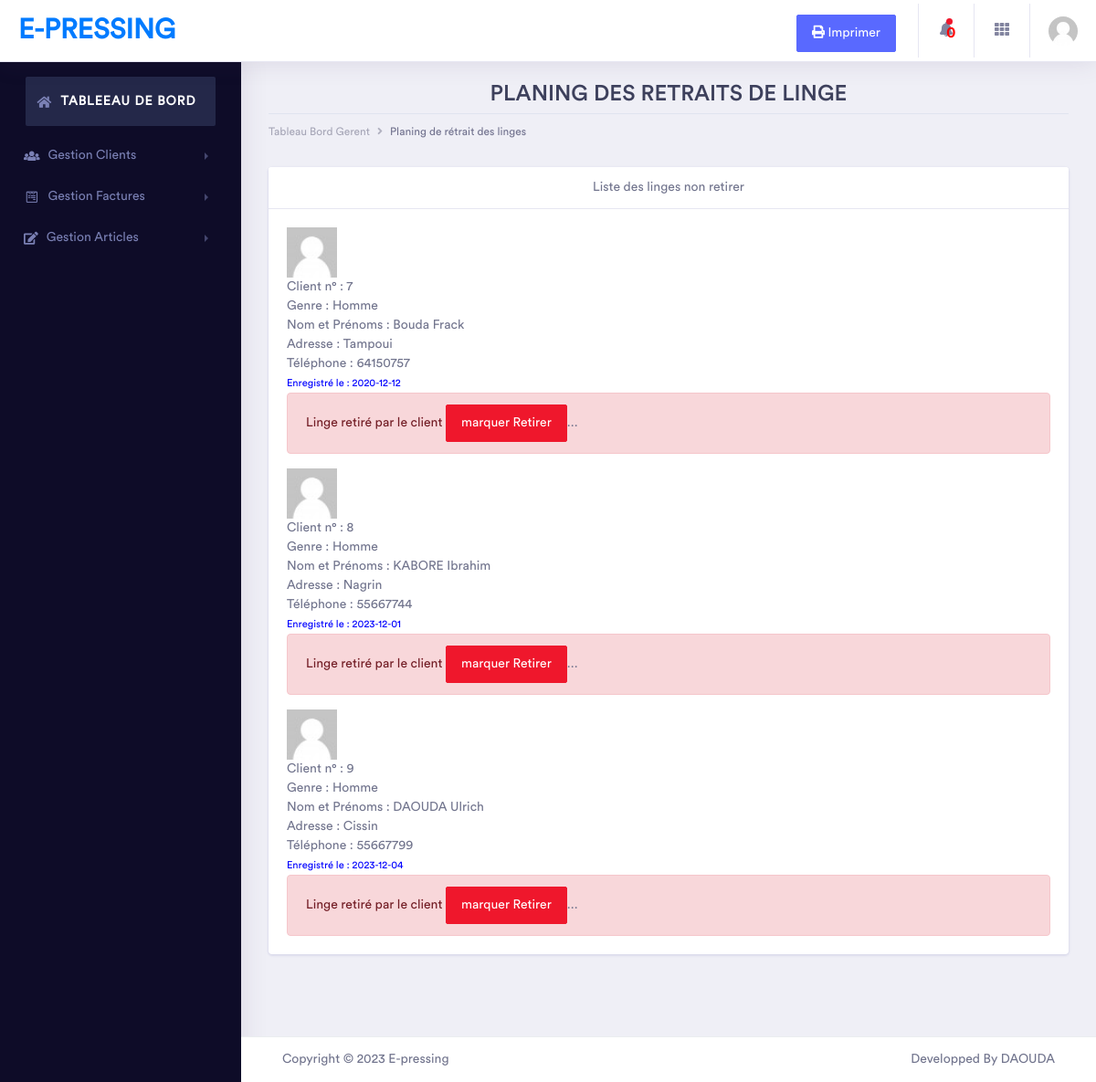
/planing_retrait.php (signed in), run on the app's committed database.
### tables this page shows
CREATE TABLE `client` (
  `num_client` int(11) NOT NULL,
  `nom_prenom` varchar(255) DEFAULT NULL,
  `adresse` varchar(255) DEFAULT NULL,
  `telephone` int(11) DEFAULT NULL,
  `email` varchar(255) DEFAULT NULL,
  `genre` varchar(255) DEFAULT NULL,
  `date` date DEFAULT NULL,
  `lu` tinyint(4) NOT NULL
);

### planing_retrait.php (the view, shortened to what this page needs)
<!doctype html>
<html lang="en">
<head>
    <link rel="stylesheet" href="assets/vendor/bootstrap/css/bootstrap.min.css">
    <link href="assets/vendor/fonts/circular-std/style.css" rel="stylesheet">
    <link rel="stylesheet" href="assets/libs/css/style.css">
    <link rel="stylesheet" href="assets/libs/css/style1.css">
    <link rel="stylesheet" href="assets/vendor/fonts/fontawesome/css/fontawesome-all.css">
    <link rel="stylesheet" href="assets/vendor/charts/chartist-bundle/chartist.css">
    <link rel="stylesheet" href="assets/vendor/charts/morris-bundle/morris.css">
    <link rel="stylesheet" href="assets/vendor/fonts/material-design-iconic-font/css/materialdesignicons.min.css">
    <link rel="stylesheet" href="assets/vendor/charts/c3charts/c3.css">
    <link rel="stylesheet" href="assets/vendor/fonts/flag-icon-css/flag-icon.min.css">
</head>
<body>
    <div class="dashboard-main-wrapper">
        <?php include('header_menu.php') ?>
        <div class="dashboard-wrapper">
            <div class="dashboard-ecommerce">
                <div class="container-fluid dashboard-content ">
                    <div class="row">
                        <div class="col-xl-12 col-lg-12 col-md-12 col-sm-12 col-12">
                            <div class="page-header" align="center">
                                <div class="page-breadcrumb">
                                <h5 class="pageheader-title">PLANING DES RETRAITS DE LINGE</h5>
                                    <nav aria-label="breadcrumb">
                                        <ol class="breadcrumb">
                                            <li class="breadcrumb-item"><a href="gerant.php" class="breadcrumb-link">Tableau Bord Gerent</a></li>
                                            <li class="breadcrumb-item active" aria-current="page">Planing de rétrait des linges</li>
                                        </ol>
                                    </nav>
                                </div>
                            </div>
                        </div>
                    </div>
                    <div class="row">
                    <div class="col-xl-12 col-lg-12 col-md-12 col-sm-12 col-12">
                    <div id="div1">
                        <div class="card">
                            <div class="card-header" align="center">
                                </h5>Liste des linges non retirer</h5>
                            </div>
                            <div class="card-body">
                                <div class="table-responsive">
                                <?php
                                    $bdd = new PDO('mysql:host=localhost;dbname=p_experts', 'root', '');
                                    $bdd->setAttribute(PDO::ATTR_ERRMODE,PDO::ERRMODE_WARNING);
                                    $bdd->setAttribute(PDO::ATTR_CASE, PDO::CASE_LOWER);
                                    $bdd->exec('SET NAMES utf8');
                                    $req = $bdd->prepare('select * from client WHERE lu=0');
                                    $req->execute();
                                    while ($data = $req->fetch(PDO::FETCH_OBJ)):?>
                                        <?php echo "<img src='assets/images/user.jpg' width='55' height='55' alt=''/>";?></br>
                                        Client n° : <?php echo $data->num_client;?> </br>
                                        Genre : <?php echo $data->genre;?> </br>
                                        Nom et Prénoms : <?php echo $data->nom_prenom;?> </br>
                                        Adresse : <?php echo $data->adresse;?> </br>
                                        Téléphone : <?php echo $data->telephone;?> </br>
                                        <small style="color: blue">Enregistré le : <?php echo $data->date;?></small>
                                        <p  class="<?php echo ($data->lu) ? 'alert alert-success' : 'alert alert-danger';?>">
                                            <?php echo  "Linge retiré par le client";?>
                                            <?php if(!$data->lu):?>
                                            <a href="read1.php?num_client=<?php echo $data->num_client;?>"><button class="btn btn-danger">marquer Retirer</button>...</a>
                                            <?php endif;?>
                                        </p>
                                <?php endwhile;?>
                                </div>
                            </div>
                        </div>
                    </div>
                    </div>
                </div>
            </div>
                <?php include('footer.php') ?>
        </div>
    </div>
</body>
</html>

### data on the page
client: num_client "7", genre "Homme", nom_prenom "Bouda Frack", adresse "Tampoui", telephone "64150757", date "2020-12-12"
client: num_client "8", genre "Homme", nom_prenom "KABORE Ibrahim", adresse "Nagrin", telephone "55667744", date "2023-12-01"
client: num_client "9", genre "Homme", nom_prenom "DAOUDA Ulrich", adresse "Cissin", telephone "55667799", date "2023-12-04"

### other printed values
$req->rowCount() "0"
